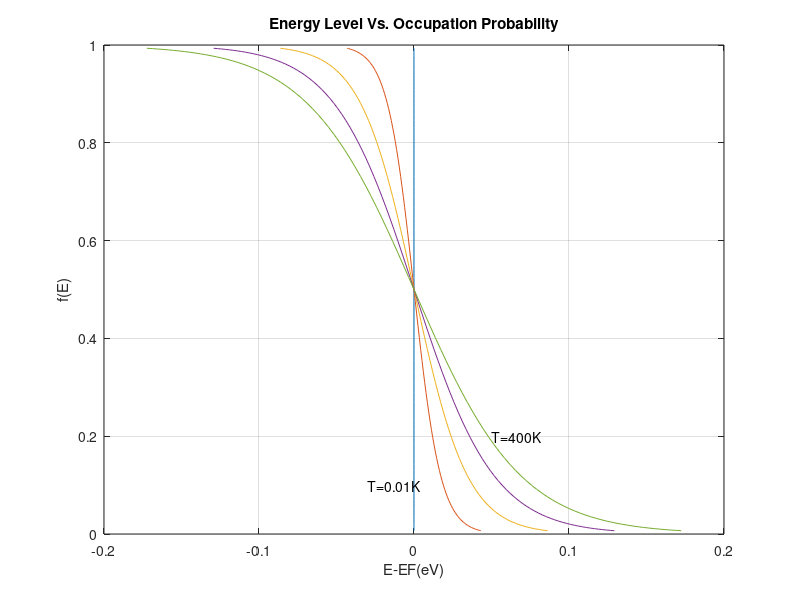

MATLAB code to generate this figure:
%%Author: Youthawin Philavastvanid (Bear) 
%%File  : ECE416_sim1_1.m
%%Date  : Oct 23, 2016
%%Desc  : Energy level VS. Electron Occupants

%%Referred: Pierret Book, 2nd Edition, P. 45

%Defining Const
k = 8.617e-5;
tmp = [0.01, 100, 200, 300, 400];

%Computation 
for ii= 1:5;
    T = tmp(ii);
    kT = k*T;
    dE(ii,1) = -5*kT;
    for jj = 1:101
        f(ii,jj) = 1/(1 + exp(dE(ii,jj)/kT));
        dE(ii,jj+1) = dE(ii,jj) + 0.1*kT;
    end
end
dE = dE(:,1:jj);

%Plot the graphs
close

plot(dE',f'); 
title('Energy Level Vs. Occupation Probability');
grid;
xlabel('E-EF(eV)');
ylabel('f(E)');
text(0.05, 0.2, 'T=400K');
text(-0.03, 0.1, 'T=0.01K');
